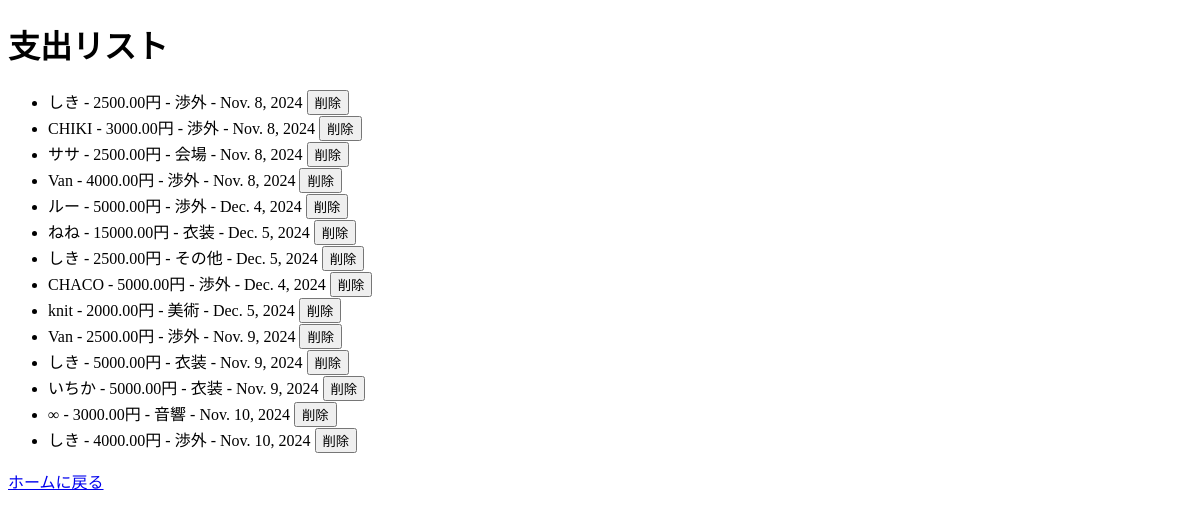
The page /accounting/expense-list/ on the database as committed earlier.
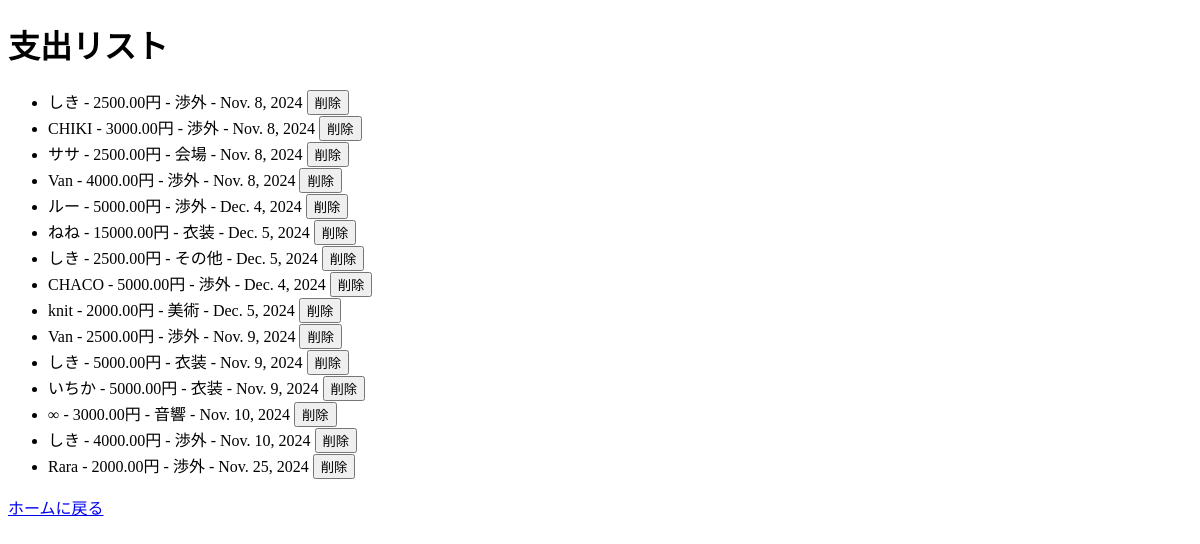
The same page on the database as committed later.
### accounting/models.py (models this page shows, shortened)
class Expense(models.Model):#すべてのもとになるclass
    DEPARTMENTS = [   #　係りをまとめたもの
        ('渉外', '渉外'),
        ('音響', '音響'),
        ('医務', '医務'),
        ('広報', '広報'),
        ('衣装', '衣装'),
        ('会場', '会場'),
        ('対外交渉', '対外交渉'),
        ('映像', '映像'),
        ('美術', '美術'),
        ('その他', 'その他')
    ]
    age = models.IntegerField()
    name = models.CharField(max_length=100)
    amount = models.DecimalField(max_digits=10, decimal_places=2)
    department = models.CharField(max_length=10, choices=DEPARTMENTS)
    institution = models.CharField(max_length=100, blank=True, null=True)
    content = models.TextField(blank=True, null=True)
    date = models.DateField()

### accounting/views.py (the view)
# urls.py: path('expense-list/', views.expense_list, name='expense_list'),  # expense_listのURLパターン
def expense_list(request):
    expenses = Expense.objects.all()
    return render(request, 'accounting/expense_list.html', {'expenses': expenses})

### accounting/templates/accounting/expense_list.html (shortened to what this page needs)
<!DOCTYPE html>
<html lang="ja">
<head>
</head>
<body>
    <h1>支出リスト</h1>
    <ul>
        {% for expense in expenses %}
            <li>
                {{ expense.name }} - {{ expense.amount }}円 - {{ expense.department }} - {{ expense.date }}
                <form action="{% url 'delete_expense' expense.id %}" method="post" style="display:inline;">
                    <button type="submit" onclick="return confirm('本当に削除しますか？')">削除</button>
                </form>
            </li>
        {% endfor %}
    </ul>
    <a href="{% url 'index' %}">ホームに戻る</a>
</body>
</html>

Rows that differ between the two databases and show on the page:
added Expense: name "Rara", amount "2000.00", department "渉外", date "Nov. 25, 2024"
